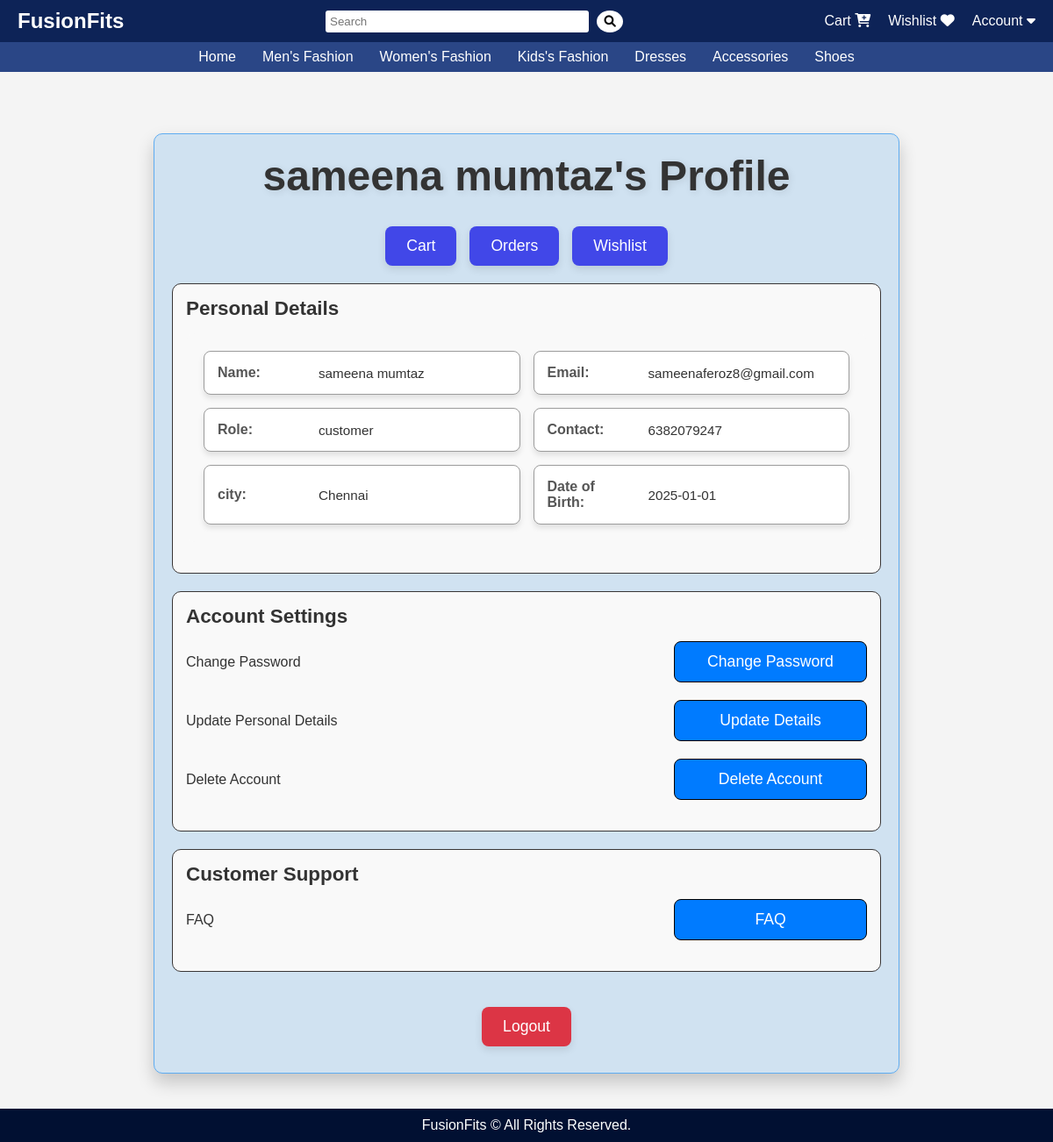
/auth/profile/2 (signed in), run on the app's committed database.
### app/models.py (models this page shows, shortened)
class User(UserMixin, db.Model):
    id = db.Column(db.Integer, primary_key=True)
    username = db.Column(db.String(50), nullable=False)
    email = db.Column(db.String(100), unique=True, nullable=False)
    password = db.Column(db.String(255), nullable=False)
    role = db.Column(db.String(20), nullable=False)
    contact = db.Column(db.String(20), nullable=False)
    address= db.Column(db.String(200), nullable=False)
    city = db.Column(db.String(100), nullable=False)
    dob = db.Column(db.Date, nullable=False)
    reset_token = db.Column(db.String(128), nullable=True)

### app/auth.py (the view)
@auth.route('/profile/<int:id>')
@login_required
def profile(id):
    user = db.session.get(User, id)
    if not user:
        abort(404)
    if current_user.id != id and current_user.role != 'admin':
        abort(403)
    return render_template('profile.html', user=user)

### app/templates/profile.html (shortened to what this page needs)
    <!DOCTYPE html>
    <html lang="en">
    <head>
    </head>
    <body>
        {% extends "home.html" %}
        {% block content %}
        <div class="container">
            <header>
                <h1>{{ user.username }}'s Profile</h1>
            </header>
            <div class="center-buttons">
                <button>Cart</button>
                <button>Orders</button>
                <button>Wishlist</button>
            </div>
            <section id="personal-details">
                <h2>Personal Details</h2>
            <ul class="info">
                <li>
                    <span class="label">Name:</span>
                    <span class="value">{{ user.username }}</span>
                </li>
                <li>
                    <span class="label">Email:</span>
                    <span class="value">{{ user.email }}</span>
                </li>
                <li>
                    <span class="label">Role:</span>
                    <span class="value">{{ user.role }}</span>
                </li>
                <li>
                    <span class="label">Contact:</span>
                    <span class="value">{{ user.contact }}</span>
                </li>
                <li>
                    <span class="label">city:</span>
                    <span class="value">{{ user.city }}</span>
                </li>
                <li>
                    <span class="label">Date of Birth:</span>
                    <span class="value">{{ user.dob }}</span>
                </li>
            </ul>
            </section>
            <section id="account-settings">
                <h2>Account Settings</h2>
                <div>
                    <span>Change Password</span>
                    <form action="{{ url_for('auth.change_password', id=user.id) }}" method="get" style="display: inline;">
                        <button class="change-password-btn">Change Password</button>
                    </form>
                </div>
                <div>
                    <span>Update Personal Details</span>
                    <form action="{{ url_for('auth.update_details', id=user.id) }}" method="get" style="display: inline;">
                        <button type="submit" class="btn btn-primary">Update Details</button>
                    </form>
                </div>
                <div>
                    <span>Delete Account</span>
                    <a href="{{ url_for('auth.confirm_delete', id=user.id) }}">
                        <button class="delete-account-btn">Delete Account</button>
                    </a>
                </div>
            </section>
            <section id="support">
                <h2>Customer Support</h2>
                <div>
                    <span>FAQ</span>
                    <button>FAQ</button>
                </div>
            </section>
            <footer class="container_footer">
                <form action="{{ url_for('auth.logout') }}" class="btn logout-btn" method="get" style="display: inline;">
                    <button class="logout-btn">Logout</button>
                </form>
            </footer>
        </div>
        {% endblock %}

### app/templates/profile.html (style rules this page uses)
.container { width: 90%; max-width: 850px; background: #d0e2f1; border: 1px solid #5eacf1; border-radius: 10px; padding: 20px; box-shadow: 0 10px 20px rgba(0, 0, 0, 0.2); margin: 20px 0; position: relative; z-index: 10; }
header { text-align: center; margin-bottom: 30px; }
header h1 { margin: 0; background-color: #d0e2f1; font-size: 3em; color: #333; font-weight: bold; text-shadow: 2px 2px 8px rgba(0, 0, 0, 0.1); transition: all 0.3s ease-in-out; }
.center-buttons { display: flex; justify-content: center; gap: 15px; margin: 20px 0; }
.center-buttons button { padding: 12px 24px; background-color: #4147e8; color: #fff; border: none; border-radius: 8px; cursor: pointer; font-size: 1.1em; transition: all 0.3s ease-in-out; box-shadow: 0 4px 10px rgba(0, 0, 0, 0.1); }
ul.info { list-style: none; padding: 20px; border-radius: 10px; background-color: #f9f9f9; display: grid; grid-template-columns: repeat(2, 1fr); gap: 15px; margin-bottom: 20px; }
ul.info li { background: #ffffff; padding: 15px; border: 1px solid #9c9c9c; border-radius: 8px; box-shadow: 0 4px 6px rgba(0, 0, 0, 0.1); display: flex; flex-direction: row; justify-content: space-between; align-items: center; text-align: left; }
ul.info .label { font-weight: bold; color: #555; margin-right: 10px; flex-basis: 30%; }
ul.info .value { font-size: 0.95rem; color: #333; flex-basis: 65%; word-wrap: break-word; }
section { border: 1px solid #393636; border-radius: 10px; padding: 15px; margin-bottom: 20px; background-color: #f9f9f9; }
section h2 { margin: 0 0 15px; font-size: 1.4em; color: #333; }
section div { display: flex; justify-content: center; align-items: center; margin-bottom: 10px; }
#account-settings div, #performance div, #support div { display: flex; justify-content: space-between; align-items: center; margin-bottom: 20px; }
#account-settings button, #performance button, #support button { width: 220px; padding: 12px 20px; text-align: center; background-color: #007bff; color: #fff; border: black 1px solid; border-radius: 8px; cursor: pointer; font-size: 1.1em; transition: all 0.3s ease; }
#account-settings span, #performance span, #support span { flex: 1; text-align: left; font-size: 1em; color: #333; padding-right: 15px; }
section div span { flex: 1; text-align: left; font-size: 1em; color: #555; }
section div button { padding: 8px 16px; background-color: #007bff; color: #fff; border: none; border-radius: 5px; cursor: pointer; font-size: 0.95em; }
footer.container_footer { text-align: center; background-color: #d0e2f1; margin-top: 30px; #d0e2f1 }
footer button { padding: 12px 24px; background-color: #dc3545; color: #fff; border: none; border-radius: 8px; cursor: pointer; font-size: 1.1em; transition: all 0.3s ease; box-shadow: 0 4px 10px rgba(0, 0, 0, 0.1); }

### app/templates/home.html (style rules this page uses)
* { margin: 0; padding: 0; box-sizing: border-box; font-family: Arial, sans-serif; }
body { font-family: Arial, sans-serif; margin: 0; padding: 0; background-color: #f4f4f4; }
header { background: #0d2357; width: 100%; }
footer { background-color: #011032; color: white; text-align: center; padding: 10px 0; width: 100%; bottom: 0; left: 0; position: relative; }

### data on the page
User: username "sameena mumtaz", email "sameenaferoz8@gmail.com", role "customer", contact "6382079247", city "Chennai", dob "2025-01-01"
